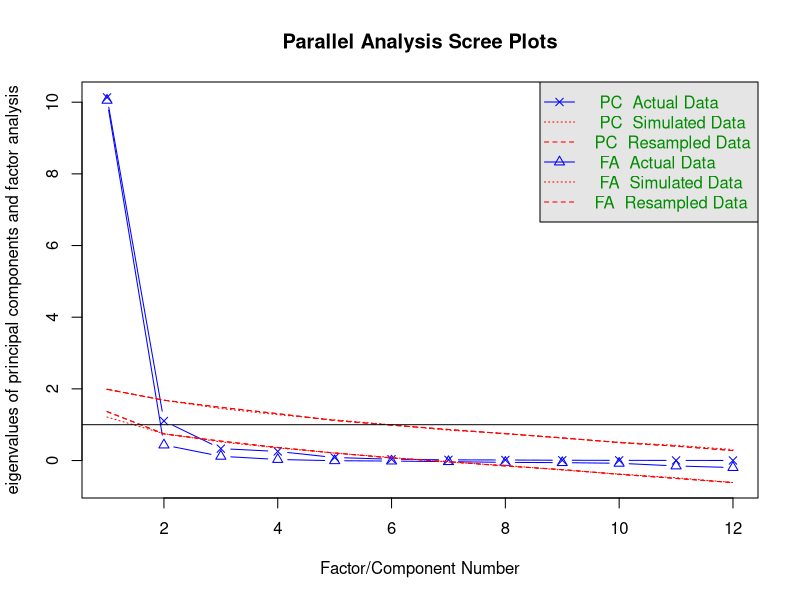
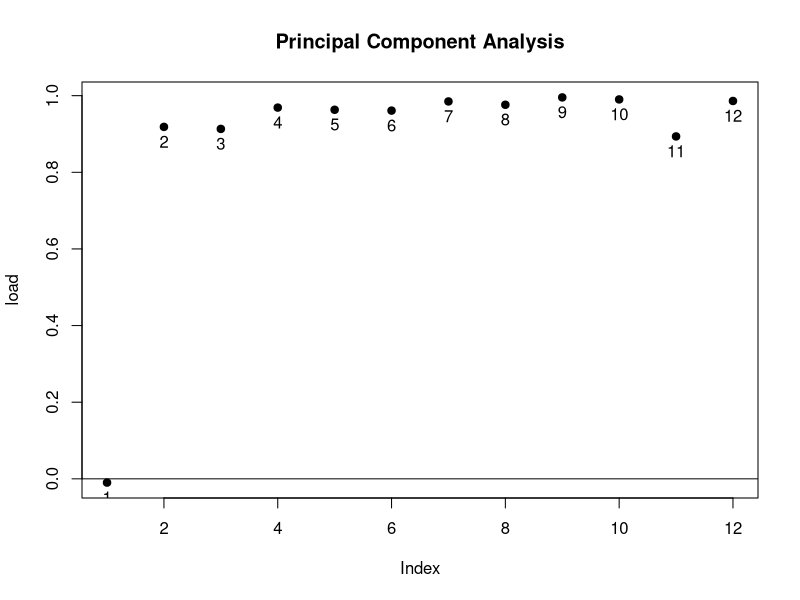

R code for these plots, in order: (Note: this script raises an error after producing the figures.)
#HW 2
#Connor Rouan and Yadukrishnan Sethumadhavan

#Problem 1
#--Task A--
library(psych)
fa.parallel(USJudgeRatings)

#Based on these results, we will only need to extract one principal component

#--Task B--
library(psych)
principal(USJudgeRatings)

#--Task C--
principal(USJudgeRatings, nfactors=1, rotate="varimax")

#--Task D--
pc <- principal(USJudgeRatings, scores=TRUE)
pc$scores

#--Task E--
pc <- principal(USJudgeRatings)
factor.plot(pc)
#This graph shows that component 1 is the only principal component since it falls below 0

#--Task F--
#See PDF for explanation



#Problem 2
#--Task A--
library(psych)
fa.parallel(GID)

#Based on these results, we will need to extract 2 principal component

#--Task B--
principal(GID, nfactors=2,rotate="none")

#--Task C--
principal(USJudgeRatings, nfactors=1, rotate="varimax")

#--Task D--
pc <- principal(USJudgeRatings, scores=TRUE)
pc$scores

#--Task E--
pc <- principal(USJudgeRatings)
factor.plot(pc)
#This graph shows that component 1 is the only principal component since it falls below 0

#--Task F--
#See PDF for explanation
